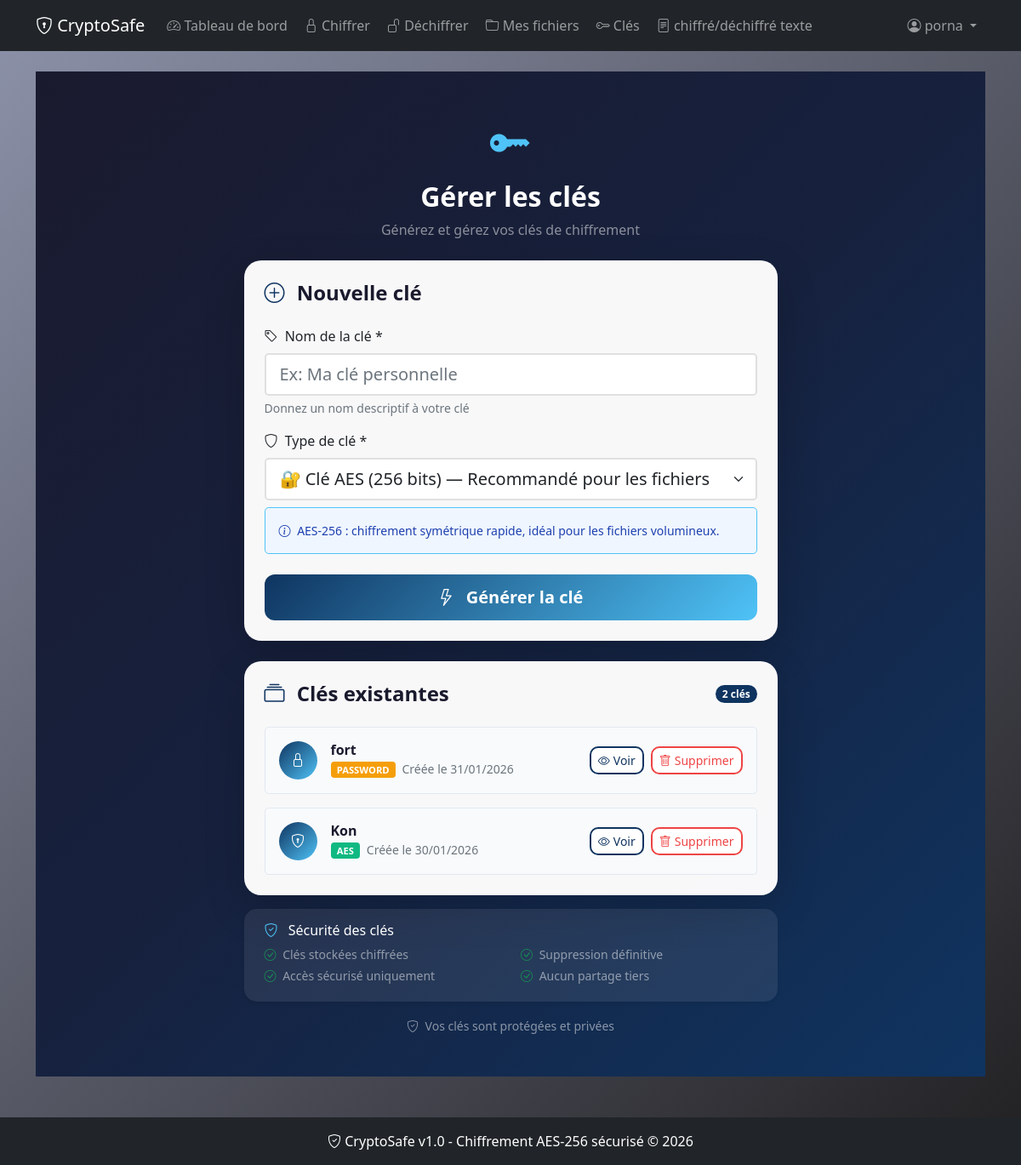
The app's page /keys/ (signed in), older data.
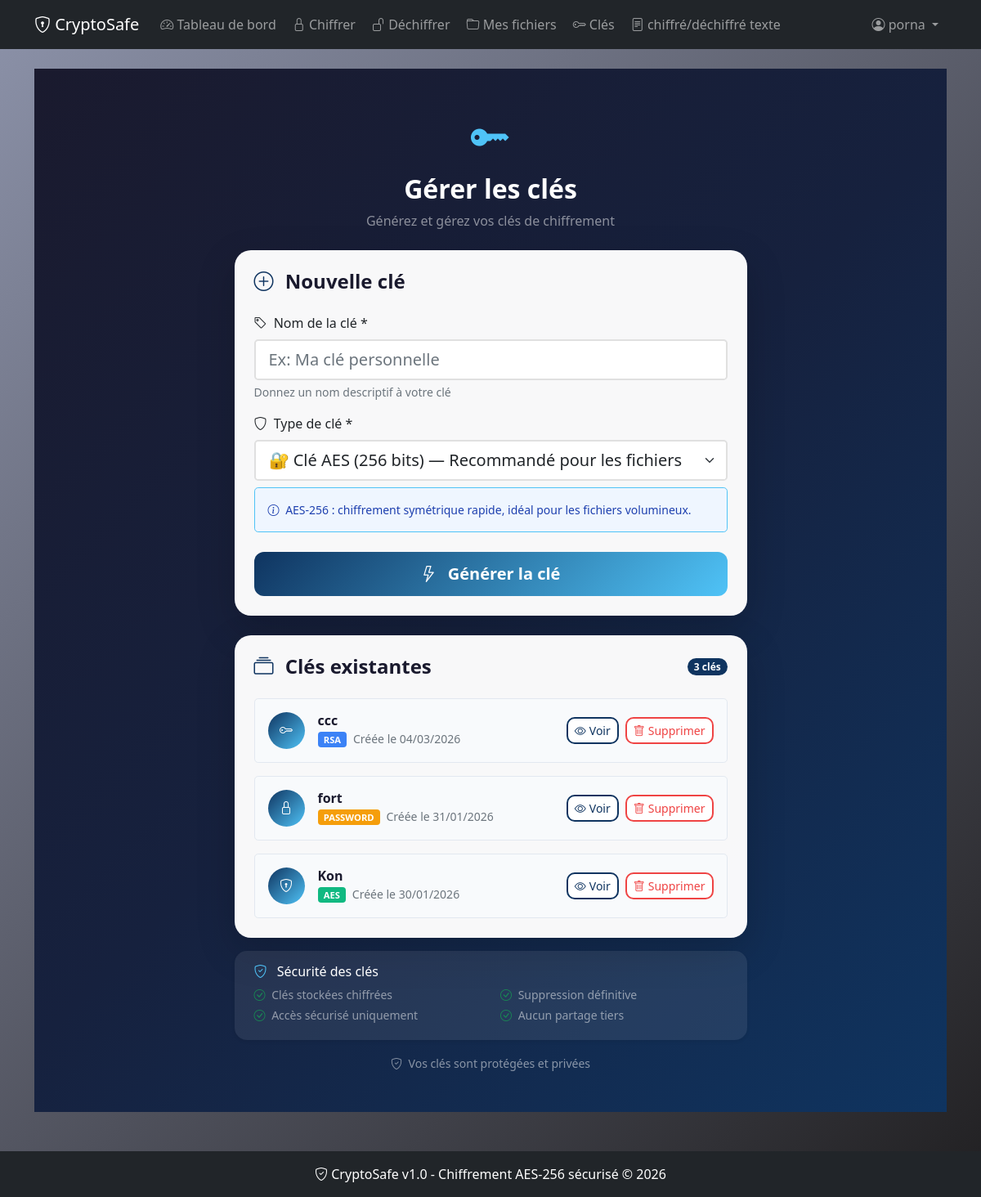
The same page, newer data.
### crypto_app/models.py (models this page shows, shortened)
class EncryptionKey(models.Model):
    user = models.ForeignKey(User, on_delete=models.CASCADE)
    name = models.CharField(max_length=100)
    key_type = models.CharField(max_length=20, choices=[
        ('AES', 'AES'), ('RSA', 'RSA'), ('PASSWORD', 'Mot de passe')
    ])
    key_value = models.TextField()
    created_at = models.DateTimeField(auto_now_add=True)
    last_used = models.DateTimeField(null=True, blank=True)
    is_active = models.BooleanField(default=True)
    class Meta:
        verbose_name = "Clé de chiffrement"
        verbose_name_plural = "Clés de chiffrement"
        ordering = ['-created_at']
        indexes = [
            models.Index(fields=['user', '-created_at']),
            models.Index(fields=['user', 'is_active']),
        ]

### crypto_app/views.py (the view)
# urls.py: path('keys/', views.manage_keys, name='manage_keys'),
@login_required
def manage_keys(request):
    if request.method == 'POST':
        form = KeyGenerationForm(request.POST)
        if form.is_valid():
            name = form.cleaned_data['name']
            key_type = form.cleaned_data['key_type']
            if key_type == 'AES':
                key_value = CryptoUtils.generate_aes_key()
            elif key_type == 'RSA':
                key_pair = CryptoUtils.generate_rsa_keypair()
                key_value = json.dumps(key_pair, indent=2)
            else:
                key_value = base64.b64encode(os.urandom(16)).decode()
            EncryptionKey.objects.create(
                user=request.user, name=name, key_type=key_type, key_value=key_value
            )
            messages.success(request, f"Clé '{name}' générée avec succès !")
            return redirect('manage_keys')
    else:
        form = KeyGenerationForm()
    keys = EncryptionKey.objects.filter(user=request.user)
    return render(request, 'crypto_app/keys.html', {'form': form, 'keys': keys})

### crypto_app/forms.py (shortened to what this page needs)
class KeyGenerationForm(forms.Form):
    name = forms.CharField(
        label="Nom de la clé",
        max_length=100,
        widget=forms.TextInput(attrs={
            'class': 'form-control',
            'placeholder': 'Ex: Ma clé personnelle'
        }),
        help_text="Donnez un nom descriptif à votre clé"
    )
    key_type = forms.ChoiceField(
        label="Type de clé",
        choices=[
            ('AES', 'Clé AES (256 bits) - Recommandé pour les fichiers'),
            ('RSA', 'Paire de clés RSA (2048 bits) - Pour la signature'),
            ('PASSWORD', 'Mot de passe fort - Simple et rapide')
        ],
        widget=forms.Select(attrs={'class': 'form-control'})
    )

### crypto_app/templates/crypto_app/keys.html (shortened to what the changed rows need)
{% extends 'crypto_app/base.html' %}
{% load crispy_forms_tags %}
{% block content %}
<div class="min-vh-100 py-5" style="background: linear-gradient(135deg, #1a1a2e 0%, #16213e 50%, #0f3460 100%);">
    <div class="container">
        <div class="row justify-content-center">
            <div class="col-lg-7">
                <div class="text-center mb-4">
                    <h2 class="fw-bold text-white mt-2">Gérer les clés</h2>
                </div>
                <div class="card border-0 shadow-lg" style="border-radius: 20px; background: rgba(255,255,255,0.97);">
                    <div class="card-body p-4">
                        <div class="d-flex justify-content-between align-items-center mb-4">
                            <h4 class="fw-bold mb-0" style="color: #1a1a2e;">
                                <i class="bi bi-collection me-2" style="color: #0f3460;"></i>
                                Clés existantes
                            </h4>
                            {% if keys %}
                            <span class="badge rounded-pill" style="background: #0f3460;">
                                {{ keys|length }} clé{{ keys|length|pluralize }}
                            </span>
                            {% endif %}
                        </div>
                        {% if keys %}
                        <div class="d-flex flex-column gap-3">
                            {% for key in keys %}
                            <div class="p-3 rounded-3 d-flex justify-content-between align-items-center"
                                 style="background: #f8fafc; border: 1px solid #e2e8f0; transition: all 0.2s;"
                                 onmouseover="this.style.background='#eff6ff'; this.style.borderColor='#4fc3f7';"
                                 onmouseout="this.style.background='#f8fafc'; this.style.borderColor='#e2e8f0';">
                                <div class="d-flex align-items-center">
                                    <div class="rounded-circle me-3 d-flex align-items-center justify-content-center"
                                         style="width: 45px; height: 45px; background: linear-gradient(135deg, #0f3460, #4fc3f7);">
                                        {% if key.key_type == "AES" %}
                                            <i class="bi bi-shield-lock text-white"></i>
                                        {% elif key.key_type == "RSA" %}
                                            <i class="bi bi-key text-white"></i>
                                        {% else %}
                                            <i class="bi bi-lock text-white"></i>
                                        {% endif %}
                                    </div>
                                    <div>
                                        <h6 class="mb-0 fw-bold" style="color: #1a1a2e;">{{ key.name }}</h6>
                                        <small class="text-muted">
                                            <span class="badge me-1"
                                                  style="background: {% if key.key_type == 'AES' %}#10b981{% elif key.key_type == 'RSA' %}#3b82f6{% else %}#f59e0b{% endif %}; font-size: 0.7rem;">
                                                {{ key.key_type }}
                                            </span>
                                            Créée le {{ key.created_at|date:"d/m/Y" }}
                                        </small>
                                    </div>
                                </div>
                                <div class="d-flex gap-2">
                                    <a href="{% url 'view_key' key.id %}"
                                       class="btn btn-sm fw-semibold"
                                       style="border-radius: 10px; border: 2px solid #0f3460; color: #0f3460; background: white;">
                                        <i class="bi bi-eye me-1"></i>Voir
                                    </a>
                                    <form method="post" action="{% url 'delete_key' key.id %}" class="d-inline"
                                          onsubmit="return confirm('Voulez-vous vraiment supprimer cette clé ?');">
                                        <button type="submit"
                                                class="btn btn-sm fw-semibold"
                                                style="border-radius: 10px; border: 2px solid #ef4444; color: #ef4444; background: white;">
                                            <i class="bi bi-trash me-1"></i>Supprimer
                                        </button>
                                    </form>
                                </div>
                            </div>
                            {% endfor %}
                        </div>
                        {% else %}
                        <div class="text-center py-5">
                            <i class="bi bi-key fs-1 text-muted d-block mb-3"></i>
                            <h6 class="text-muted">Aucune clé disponible</h6>
                            <p class="small text-muted">Générez votre première clé ci-dessus</p>
                        </div>
                        {% endif %}
                    </div>
                </div>
            </div>
        </div>
    </div>
</div>
{% endblock %}

Row changes from the older to the newer data that the page shows:
added EncryptionKey: name "ccc", key_type "RSA", created_at "04/03/2026"
Text that changed along with them:
{{ keys|length }}: "2" → "3"
